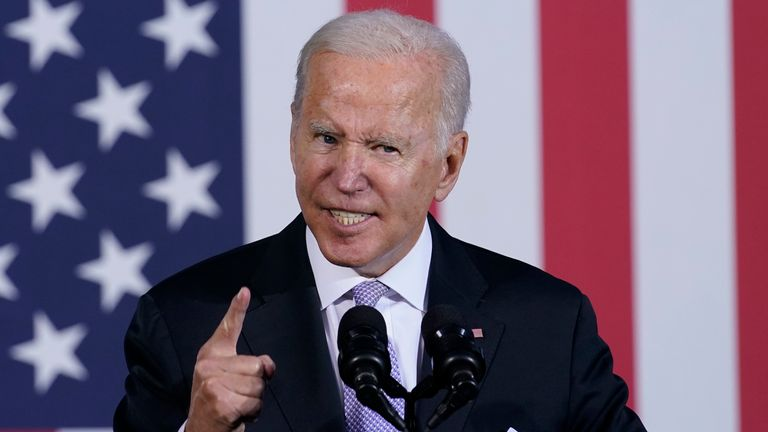
#> input picture faces/s1/1.jpg, 768 x 432 px; its folder holds only this picture in this run
$ python train-script.py
#> lines starting #> are read from the running program, lines starting #| are printed output that depends on the picture
### utils.py
import cv2
import os
import np

def draw_rectangle(img, rect):
    (x, y, w, h) = rect
    cv2.rectangle(img, (x, y), (x+w, y+h), (0, 255, 0), 2)

def draw_text(img, text, x, y):
    cv2.putText(img, text, (x, y), cv2.FONT_HERSHEY_PLAIN, 1.5, (0, 255, 0), 2)

def detect_face(img):
    gray = cv2.cvtColor(img, cv2.COLOR_BGR2GRAY)
    face_cascade = cv2.CascadeClassifier(cv2.data.haarcascades + 'haarcascade_frontalface_default.xml')
    faces = face_cascade.detectMultiScale(gray, scaleFactor=1.2, minNeighbors=5);
    if (len(faces) == 0):
        return None, None
    (x, y, w, h) = faces[0]
    return gray[y:y+w, x:x+h], faces[0]

def prepare_training_data(data_folder_path):
#> called with data_folder_path = 'faces'
    dirs = os.listdir(data_folder_path)
    #list to hold all subject faces
    faces = []
    #list to hold labels for all subjects
    labels = []

    #let's go through each directory and read images within it
    for dir_name in dirs:
        if not dir_name.startswith("s"):
            continue;

        label = int(dir_name.replace("s", ""))
        subject_dir_path = data_folder_path + "/" + dir_name
        subject_images_names = os.listdir(subject_dir_path)
        for image_name in subject_images_names:
            #ignore system files like .DS_Store
            if image_name.startswith("."):
                continue;

            image_path = subject_dir_path + "/" + image_name
            image = cv2.imread(image_path)
#> image is the input picture: shape (432, 768, 3); mean B, G, R 117, 96.5, 114.1
            face, rect = detect_face(image)
#> in detect_face, `gray = cv2.cvtColor(img, cv2.COLOR_BGR2GRAY)`:
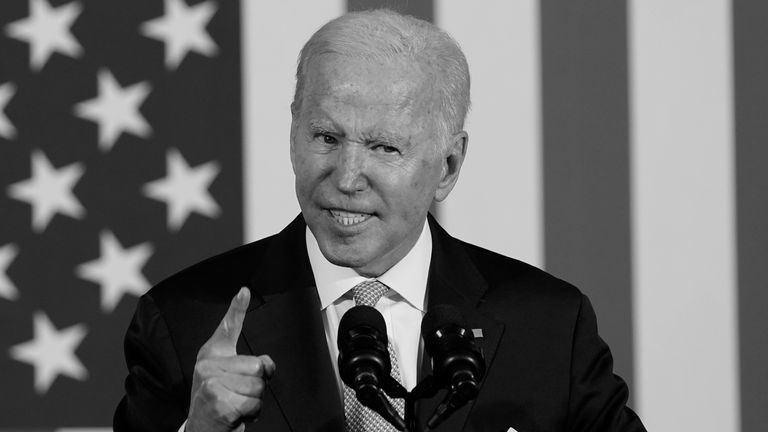
#> gray: shape (432, 768); min 0, max 250, mean 104.1
#> in detect_face, `faces = face_cascade.detectMultiScale(gray, scaleFactor=1.2, minNeighb..`: faces = [[278, 86, 144, 144]]
#> in detect_face, `(x, y, w, h) = faces[0]`: x = 278; y = 86; w = 144
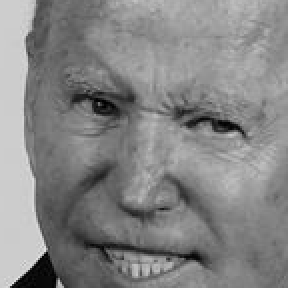
#> face: shape (144, 144) (shown 2 times larger); min 0, max 227, mean 133
#> rect = [278, 86, 144, 144]
            if face is not None:
                faces.append(face)
                labels.append(label)
#> pass 2 of the loop in prepare_training_data, `for dir_name in dirs:`:
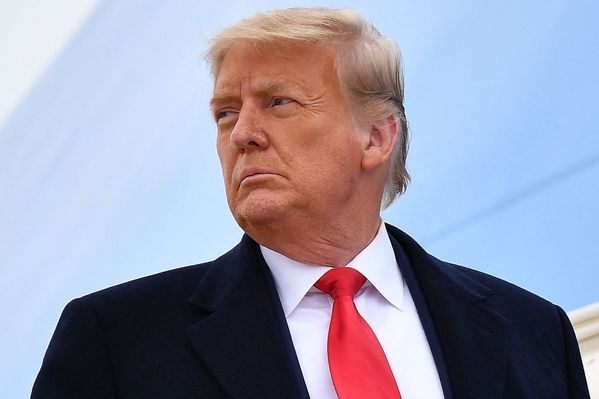
#> input picture faces/s2/1.jpg, 599 x 399 px
#> in prepare_training_data, image is the input picture: shape (399, 599, 3); mean B, G, R 171.6, 152.6, 152.8
#> in detect_face (call 2), `gray = cv2.cvtColor(img, cv2.COLOR_BGR2GRAY)`:
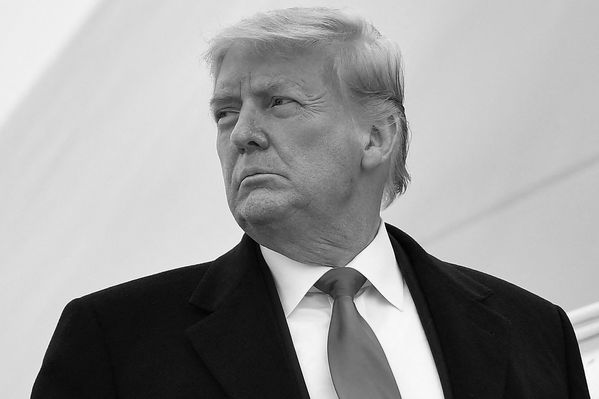
#> gray: shape (399, 599); min 0, max 255, mean 154.9
#> in detect_face (call 2), `faces = face_cascade.detectMultiScale(gray, scaleFactor=1.2, minNeighb..`: faces = [[183, 53, 134, 134]]
#> x = 183; y = 53; w = 134
#> in prepare_training_data, `face, rect = detect_face(image)`:
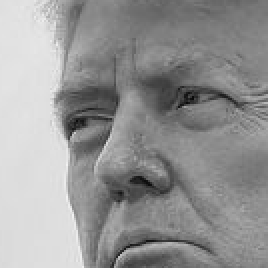
#> face: shape (134, 134) (shown 2 times larger); min 9, max 242, mean 149.3
#> rect = [183, 53, 134, 134]

    return faces, labels

### train-script.py
'''
Trains our face-recognition model and saves as an XML file
'''

from utils import *

faces, labels = prepare_training_data("faces")
#> faces = 2 items; labels = [1, 2]
face_recognizer = cv2.face.LBPHFaceRecognizer_create()
face_recognizer.train(faces, np.array(labels))
#> (this line was passed over: np is not available in this run)
face_recognizer.save('model.xml')
